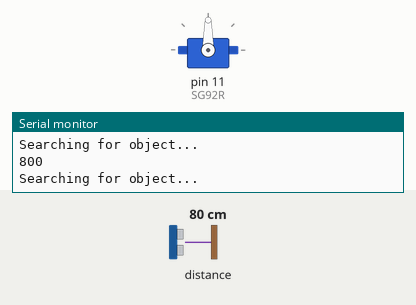
Recording of a sketch running on a simulated Arduino Uno, built with avr-gcc and run on an emulated ATmega328P. Parts: servo, the last lines printed to the serial monitor. The inputs (shaded band) are chosen by the test bench; at power-on: distance to the obstacle 80 cm.

Above: at 1.2 s.
1.3 s: distance to the obstacle set to 29 cm
2.8 s: distance to the obstacle set to 22 cm
At 2.86 s:
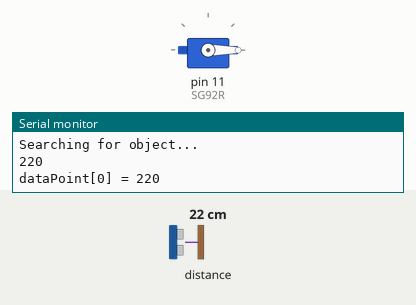
At 4.53 s:
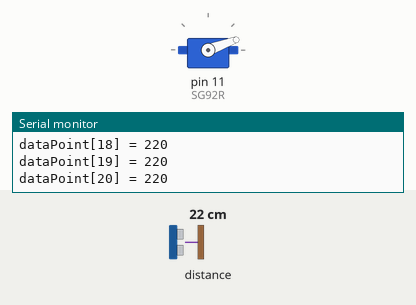
Timing chart, 0 to 20.8 s (numbered marks = the images above; inputs shaded):
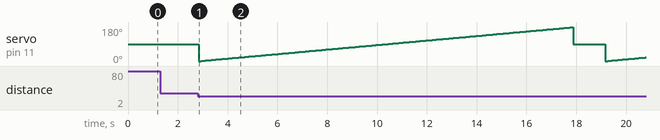

Measured:
- the behaviour switches between 26 and 25 cm on distance to the obstacle (found by bisection; images 0 and 1)

The sketch:

OAS_Test_Script_2.ino
```cpp
#include <string.h>
#include <Arduino.h>
#include <SPI.h>
#include <SD.h>
#include <Wire.h>
#include <Servo.h>
#include <Adafruit_VL53L0X.h>

Adafruit_VL53L0X lox = Adafruit_VL53L0X();

#define servoPin 11
#define LED 13

Servo SG92R;

int rangePoint = 0;
int dataPoint[180] = {0};

void setup()
{
  Serial.begin(115200);

  while(!Serial)
  {
    delay(1);
  }

  Serial.println("Adafruit VL53L0X test");

  if(!lox.begin())
  {
    Serial.println(F("Failed to boot VL53L0X"));
    while(1);
  }

  Serial.println(F("VL53L0X Initialized\n\n"));

  SG92R.attach(11);
  SG92R.write(90);
}


void loop()
{
  VL53L0X_RangingMeasurementData_t measure;

  lox.rangingTest(&measure, false);

  rangePoint = measure.RangeMilliMeter;

  int turnToBlock = 3;

  if (measure.RangeStatus != 4)
  {
    Serial.println(rangePoint);

    if (rangePoint <= 250)
    {
      sweepfn();
      SG92R.write(90);
      delay(1000);

      // use convolution code to find best index,
      // which can be translated into angle or whatever
      int bestIndex;
      bestIndex = smoothAndFindMax(dataPoint);
      Serial.print("best index to drive to: ");
      Serial.println(bestIndex);
    }
    else
    {
      Serial.println("Searching for object...");
    }
  }
}


void sweepfn()
{
  int i = 0;

  for (i=0; i < 180; i++)
  {
     VL53L0X_RangingMeasurementData_t measure;

    lox.rangingTest(&measure, false);

    if(measure.RangeStatus != 4);
    {
      SG92R.write(i);
      rangePoint = measure.RangeMilliMeter;

      if(rangePoint > 800)
        rangePoint = 800;

      dataPoint[i] = rangePoint;
      Serial.print("dataPoint[");
      Serial.print(i);
      Serial.print("] = ");
      Serial.println(dataPoint[i]);
      delay(50);
    }
  }
}


/* Max's convolution code. Returns angle 0-179 where smoothed
   lidar reading is a MAXIMUM

   Try tweaking the filter or adding another pass
   for different results
*/

const int dataSize = 180;
const int filterSize = 17;

const int filter[17] = {1, 2, 5, 9, 14, 21, 27, 32, 34, 32, 27, 21, 14, 9, 5, 2, 1};

/* here are some other filters to try, from
this site: http://dev.theomader.com/gaussian-kernel-calculator/
using this conversion: https://gist.github.com/robertmaxwilliams/bd064ac303a0f6b5257cbd6f17ee3c29

Gaussian: Sigma = 3, Kernel Size = 17
{1, 2, 5, 9, 14, 21, 27, 32, 34, 32, 27, 21, 14, 9, 5, 2, 1}

Gaussian: Sigma = 2, Kernel Size = 9
{1, 2, 4, 6, 7, 6, 4, 2, 1}

Rectangular, Kernel Size = 9
{1, 1, 1, 1, 1, 1, 1, 1, 1}
*/

// makes values in the middle larger so it prefers to go straight
// calculates -2 * |FLATNESS*x| + 1 shaped like this: \/ but flatter
// where x is i / length
const float FLATNESS = 0.2; //closer to zero is more flat
float middleBias(int index, int size) {
  float x = (float) (index / (float) size);
  x -= ((float) size) / 2;
  return -2 * abs(FLATNESS * x)  + 1;
}

int smoothAndFindMax(int * data){

  int smoothedData[dataSize-filterSize];
  int i, j;
  int maxValue;
  int maxIndex = -1;

  // iterate over data, nested iterate over filter and multiply in filter
  for (i = 0; i < dataSize + 1 - filterSize; i++){
    smoothedData[i] = 0;
    for (j = 0; j < filterSize; j++){
      smoothedData[i] += data[i+j] * filter[j];
    }
    // make values in the middle larger so it prefers to go straight
    smoothedData[i] = (int) smoothedData[i] * middleBias(i, dataSize);

    //capture max value
    if (smoothedData[i] > maxValue || maxIndex == -1){
      maxIndex = i;
      maxValue = smoothedData[i];
    }
  }

  // === DEBUG === //
	// print out data and smoothed data side by side
 	// iterate over data again and show where value is centered on
  for (i = 0; i < dataSize; i++){

    // print data then smoothed output shifted
    Serial.print(i); Serial.print(":\t");
    Serial.print(data[i]); Serial.print("\t");
    // only print smoothed data when not near edges
    if (i >= filterSize/2 && i < dataSize - filterSize/2){
	    Serial.print(smoothedData[i-filterSize/2]);
    }
    Serial.print("\n");
  }

  // shift over by half filter (round down)
  return maxIndex + (filterSize / 2);
}
```
